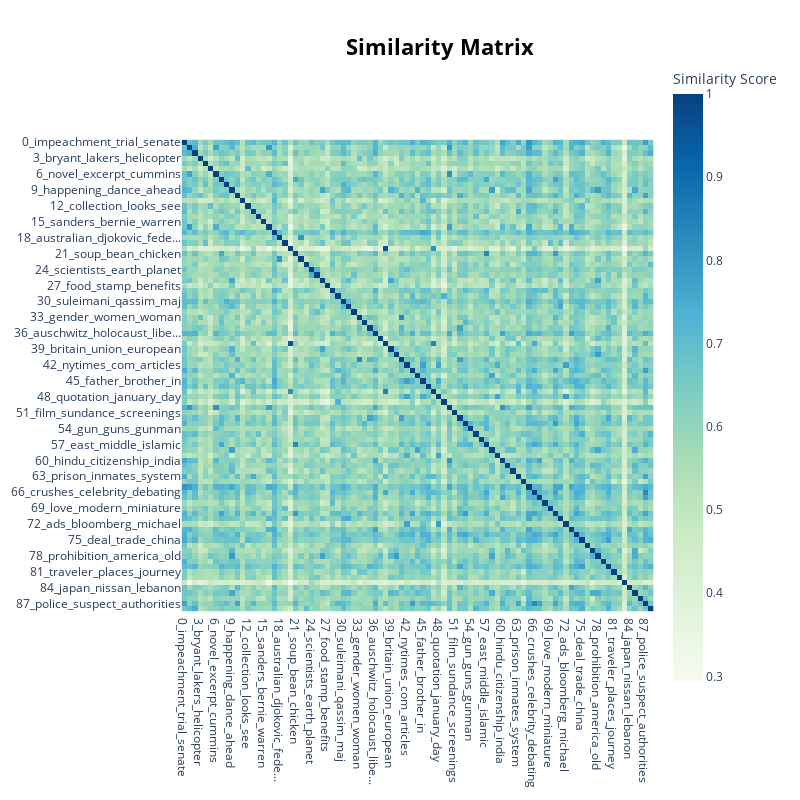

Notebook source saved alongside this figure:
### Code cell
topic_model.visualize_heatmap()

### Figure 1 — Plotly figure (JSON) as saved in the notebook; plotly's stock layout.template omitted (floating-point values rounded to 4 significant figures; data arrays with more than 128 entries replaced by an {"elided": "..."} marker saying what was removed)
{"data": [{"coloraxis": "coloraxis", "hovertemplate": "x: %{x}<br>y: %{y}<br>Similarity Score: %{z}<extra></extra>", "name": "0", "type": "heatmap", "x": ["0_impeachment_trial_senate", "1_court_weinstein_accused", "2_music_singer_song", "3_bryant_lakers_helicopter", "4_outbreak_virus_coronavirus", "5_iowa_caucuses_presidential", "6_novel_excerpt_cummins", "7_bowl_super_chiefs", "8_iran_iranian_killing", "9_happening_dance_ahead", "10_bank_rates_reserve", "11_vaping_cigarettes_patients", "12_collection_looks_see", "13_australia_fire_wildfires", "14_met_couple_dating", "15_sanders_bernie_warren", "16_giant_internet_chain", "17_restaurant_brooklyn_food", "18_australian_djokovic_fede...", "19_need_know_effective", "20_readers_review_book", "21_soup_bean_chicken", "22_privacy_enforcement_pers...", "23_climate_change_forum", "24_scientists_earth_planet", "25_ukraine_ambassador_presi...", "26_chinese_china_beijing", "27_food_stamp_benefits", "28_corrections_print_jan", "29_cheating_astros_manager", "30_suleimani_qassim_maj", "31_magnitude_quake_puerto", "32_art_paintings_artist", "33_gender_women_woman", "34_oscar_film_awards", "35_endorsement_board_interv...", "36_auschwitz_holocaust_libe...", "37_need_know_image", "38_jet_ukrainian_passenger", "39_britain_union_european", "40_museum_art_closing", "41_housing_development_deve...", "42_nytimes_com_articles", "43_bezos_saudi_arabia", "44_transactions_recent_york", "45_father_brother_in", "46_end_day_need", "47_bedroom_properties_homes", "48_quotation_january_day", "49_race_democratic_party", "50_meghan_harry_royal", "51_film_sundance_screenings", "52_olds_simplest_life", "53_textbooks_divides_profes...", "54_gun_guns_gunman", "55_puzzle_stumped_entries", "56_paperbacks_check_newsroom", "57_east_middle_islamic", "58_properties_queens_brooklyn", "59_asked_candidates_foreign", "60_hindu_citizenship_india", "61_netanyahu_benjamin_pales...", "62_legs_period_could", "63_prison_inmates_system", "64_trump_decline_president", "65_stories_knowledge_test", "66_crushes_celebrity_debating", "67_fitness_shape_benefits", "68_tokyo_games_learning", "69_love_modern_miniature", "70_maduro_nicols_guaid", "71_landlord_rent_roommate", "72_ads_bloomberg_michael", "73_events_cultural_children", "74_death_suicide_dulos", "75_deal_trade_china", "76_mexico_migrants_drug", "77_turkey_intensify_croatian", "78_prohibition_america_old", "79_horror_murder_nicolas", "80_fashion_milan_tailoring", "81_traveler_places_journey", "82_temperatures_temperature...", "83_streaming_audience_broad...", "84_japan_nissan_lebanon", "85_political_polarization_p...", "86_follow_headlines_week", "87_police_suspect_authorities", "88_boeing_max_company"], "xaxis": "x", "y": ["0_impeachment_trial_senate", "1_court_weinstein_accused", "2_music_singer_song", "3_bryant_lakers_helicopter", "4_outbreak_virus_coronavirus", "5_iowa_caucuses_presidential", "6_novel_excerpt_cummins", "7_bowl_super_chiefs", "8_iran_iranian_killing", "9_happening_dance_ahead", "10_bank_rates_reserve", "11_vaping_cigarettes_patients", "12_collection_looks_see", "13_australia_fire_wildfires", "14_met_couple_dating", "15_sanders_bernie_warren", "16_giant_internet_chain", "17_restaurant_brooklyn_food", "18_australian_djokovic_fede...", "19_need_know_effective", "20_readers_review_book", "21_soup_bean_chicken", "22_privacy_enforcement_pers...", "23_climate_change_forum", "24_scientists_earth_planet", "25_ukraine_ambassador_presi...", "26_chinese_china_beijing", "27_food_stamp_benefits", "28_corrections_print_jan", "29_cheating_astros_manager", "30_suleimani_qassim_maj", "31_magnitude_quake_puerto", "32_art_paintings_artist", "33_gender_women_woman", "34_oscar_film_awards", "35_endorsement_board_interv...", "36_auschwitz_holocaust_libe...", "37_need_know_image", "38_jet_ukrainian_passenger", "39_britain_union_european", "40_museum_art_closing", "41_housing_development_deve...", "42_nytimes_com_articles", "43_bezos_saudi_arabia", "44_transactions_recent_york", "45_father_brother_in", "46_end_day_need", "47_bedroom_properties_homes", "48_quotation_january_day", "49_race_democratic_party", "50_meghan_harry_royal", "51_film_sundance_screenings", "52_olds_simplest_life", "53_textbooks_divides_profes...", "54_gun_guns_gunman", "55_puzzle_stumped_entries", "56_paperbacks_check_newsroom", "57_east_middle_islamic", "58_properties_queens_brooklyn", "59_asked_candidates_foreign", "60_hindu_citizenship_india", "61_netanyahu_benjamin_pales...", "62_legs_period_could", "63_prison_inmates_system", "64_trump_decline_president", "65_stories_knowledge_test", "66_crushes_celebrity_debating", "67_fitness_shape_benefits", "68_tokyo_games_learning", "69_love_modern_miniature", "70_maduro_nicols_guaid", "71_landlord_rent_roommate", "72_ads_bloomberg_michael", "73_events_cultural_children", "74_death_suicide_dulos", "75_deal_trade_china", "76_mexico_migrants_drug", "77_turkey_intensify_croatian", "78_prohibition_america_old", "79_horror_murder_nicolas", "80_fashion_milan_tailoring", "81_traveler_places_journey", "82_temperatures_temperature...", "83_streaming_audience_broad...", "84_japan_nissan_lebanon", "85_political_polarization_p...", "86_follow_headlines_week", "87_police_suspect_authorities", "88_boeing_max_company"], "yaxis": "y", "z": {"elided": "89x89 float values"}}], "layout": {"coloraxis": {"colorbar": {"title": {"text": "Similarity Score"}}, "colorscale": [[0, "rgb(247,252,240)"], [0.125, "rgb(224,243,219)"], [0.25, "rgb(204,235,197)"], [0.375, "rgb(168,221,181)"], [0.5, "rgb(123,204,196)"], [0.625, "rgb(78,179,211)"], [0.75, "rgb(43,140,190)"], [0.875, "rgb(8,104,172)"], [1, "rgb(8,64,129)"]]}, "height": 800, "hoverlabel": {"bgcolor": "white", "font": {"family": "Rockwell", "size": 16}}, "legend": {"title": {"text": "Trend"}}, "margin": {"t": 60}, "showlegend": true, "title": {"font": {"color": "Black", "size": 22}, "text": "<b>Similarity Matrix", "x": 0.55, "xanchor": "center", "y": 0.95, "yanchor": "top"}, "width": 800, "xaxis": {"anchor": "y", "constrain": "domain", "domain": [0, 1], "scaleanchor": "y"}, "yaxis": {"anchor": "x", "autorange": "reversed", "constrain": "domain", "domain": [0, 1]}}}
